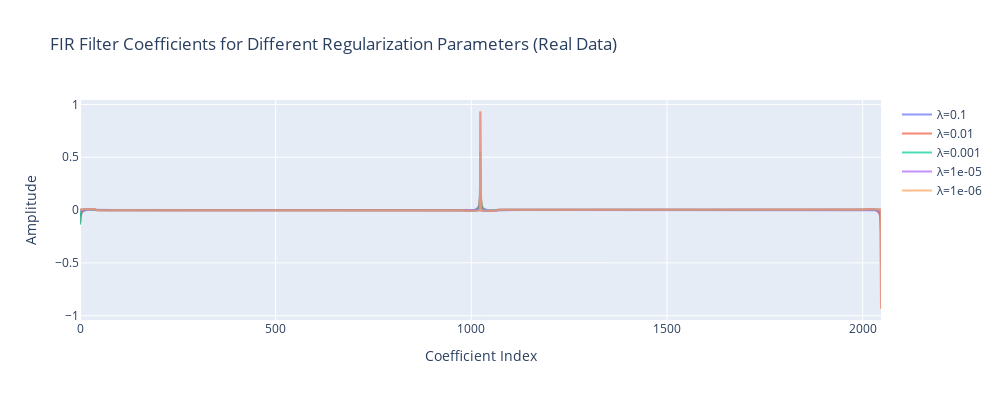
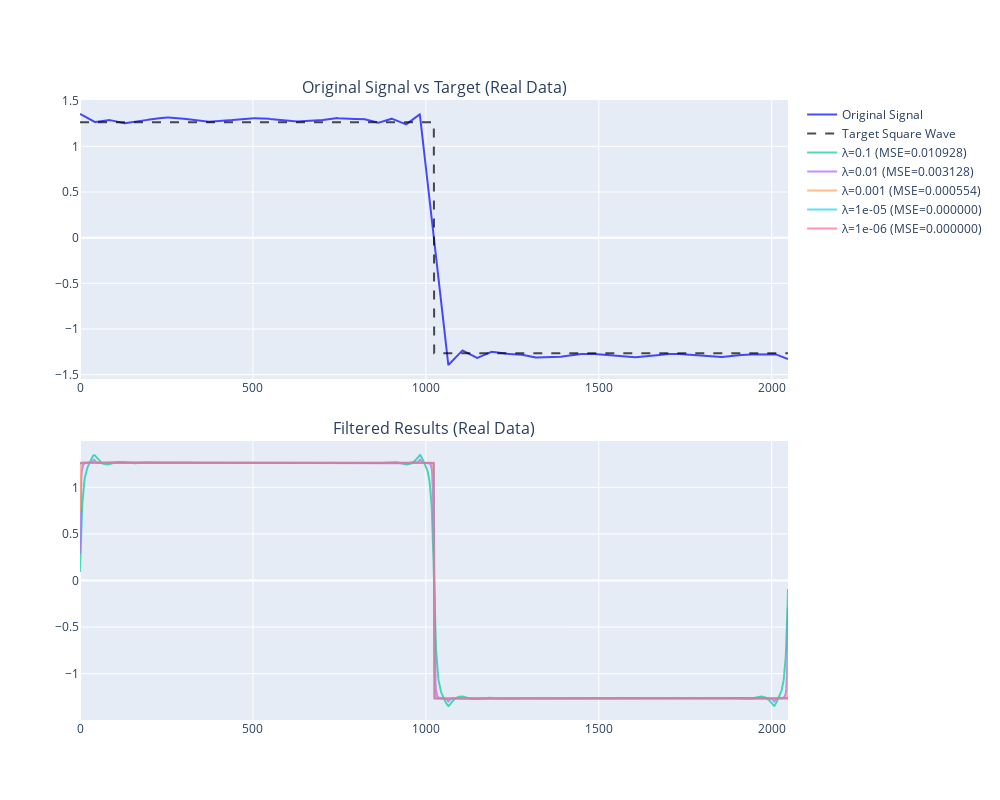

Notebook code for these charts, in order:
### Markdown cell above
### Compare Different Filter Parameters

### Code cell
def plot_filter_comparison(resampled_cycle, perfect_square, is_real_data=True):
    """Compare filtering results for different regularization / stabalization parameters ."""
    data_type = "Real" if is_real_data else "Synthetic"
    reg_params = [0.1, 0.01, 0.001, 0.00001, 0.000001]
    filtered_signals = []
    mse_values = []
    
    # Plot filter coefficients
    fig1 = go.Figure()
    for reg_param in reg_params:
        fir_coeffs = generate_fir_filter(resampled_cycle, perfect_square, reg_param)
        fig1.add_trace(go.Scatter(
            x=np.arange(len(fir_coeffs)),
            y=fir_coeffs,
            name=f'λ={reg_param}',
            opacity=0.7
        ))
        
        filtered = apply_filter(resampled_cycle, fir_coeffs)
        filtered_signals.append(filtered)
        mse = np.mean((filtered - perfect_square) ** 2)
        mse_values.append(mse)
    
    fig1.update_layout(
        title=f'FIR Filter Coefficients for Different Regularization Parameters ({data_type} Data)',
        xaxis_title='Coefficient Index',
        yaxis_title='Amplitude',
        width=1000,
        height=400,
        hovermode='x unified'
    )
    fig1.show()
    
    # Plot filtering results
    fig2 = make_subplots(rows=2, cols=1, vertical_spacing=0.1,
                         subplot_titles=[f'Original Signal vs Target ({data_type} Data)',
                                        f'Filtered Results ({data_type} Data)'])
    
    # Original vs Target
    fig2.add_trace(go.Scatter(x=np.arange(len(resampled_cycle)), y=resampled_cycle,
                             name='Original Signal', opacity=0.7, line=dict(color='blue')), row=1, col=1)
    fig2.add_trace(go.Scatter(x=np.arange(len(perfect_square)), y=perfect_square,
                             name='Target Square Wave', opacity=0.7, line=dict(color='black', dash='dash')), row=1, col=1)
    
    # Filtered results
    for i, (filtered, reg_param) in enumerate(zip(filtered_signals, reg_params)):
        fig2.add_trace(go.Scatter(x=np.arange(len(filtered)), y=filtered,
                                 name=f'λ={reg_param} (MSE={mse_values[i]:.6f})',
                                 opacity=0.7), row=2, col=1)
    
    fig2.update_layout(
        height=800,
        width=1000,
        showlegend=True,
        hovermode='x unified'
    )
    fig2.show()
    
    # Calculate and print error metrics
    best_idx = np.argmin(mse_values)
    print(f"len of fir filter coefficients: {len(fir_coeffs)}")
 
    
    # Save filter coefficients for best stabalization param
    best_coeffs = generate_fir_filter(resampled_cycle, perfect_square, reg_params[best_idx])
    np.savetxt('fir_coefficients.txt', best_coeffs)
    print("\nBest FIR filter coefficients saved to 'fir_coefficients.txt'")

# Plot filter comparison
plot_filter_comparison(resampled_cycle, perfect_square, USE_REAL_DATA)

### Figure 1 — Plotly figure (JSON) as saved in the notebook; plotly's stock layout.template omitted (floating-point values rounded to 4 significant figures; data arrays with more than 128 entries replaced by an {"elided": "..."} marker saying what was removed)
{"data": [{"name": "λ=0.1", "opacity": 0.7, "type": "scatter", "x": {"elided": "2048 int values"}, "y": {"elided": "2048 float values"}}, {"name": "λ=0.01", "opacity": 0.7, "type": "scatter", "x": {"elided": "2048 int values"}, "y": {"elided": "2048 float values"}}, {"name": "λ=0.001", "opacity": 0.7, "type": "scatter", "x": {"elided": "2048 int values"}, "y": {"elided": "2048 float values"}}, {"name": "λ=1e-05", "opacity": 0.7, "type": "scatter", "x": {"elided": "2048 int values"}, "y": {"elided": "2048 float values"}}, {"name": "λ=1e-06", "opacity": 0.7, "type": "scatter", "x": {"elided": "2048 int values"}, "y": {"elided": "2048 float values"}}], "layout": {"height": 400, "hovermode": "x unified", "title": {"text": "FIR Filter Coefficients for Different Regularization Parameters (Real Data)"}, "width": 1000, "xaxis": {"title": {"text": "Coefficient Index"}}, "yaxis": {"title": {"text": "Amplitude"}}}}

### Figure 2 — Plotly figure (JSON) as saved in the notebook; plotly's stock layout.template omitted (floating-point values rounded to 4 significant figures; data arrays with more than 128 entries replaced by an {"elided": "..."} marker saying what was removed)
{"data": [{"line": {"color": "blue"}, "name": "Original Signal", "opacity": 0.7, "type": "scatter", "x": {"elided": "2048 int values"}, "xaxis": "x", "y": {"elided": "2048 float values"}, "yaxis": "y"}, {"line": {"color": "black", "dash": "dash"}, "name": "Target Square Wave", "opacity": 0.7, "type": "scatter", "x": {"elided": "2048 int values"}, "xaxis": "x", "y": {"elided": "2048 float values"}, "yaxis": "y"}, {"name": "λ=0.1 (MSE=0.010928)", "opacity": 0.7, "type": "scatter", "x": {"elided": "2048 int values"}, "xaxis": "x2", "y": {"elided": "2048 float values"}, "yaxis": "y2"}, {"name": "λ=0.01 (MSE=0.003128)", "opacity": 0.7, "type": "scatter", "x": {"elided": "2048 int values"}, "xaxis": "x2", "y": {"elided": "2048 float values"}, "yaxis": "y2"}, {"name": "λ=0.001 (MSE=0.000554)", "opacity": 0.7, "type": "scatter", "x": {"elided": "2048 int values"}, "xaxis": "x2", "y": {"elided": "2048 float values"}, "yaxis": "y2"}, {"name": "λ=1e-05 (MSE=0.000000)", "opacity": 0.7, "type": "scatter", "x": {"elided": "2048 int values"}, "xaxis": "x2", "y": {"elided": "2048 float values"}, "yaxis": "y2"}, {"name": "λ=1e-06 (MSE=0.000000)", "opacity": 0.7, "type": "scatter", "x": {"elided": "2048 int values"}, "xaxis": "x2", "y": {"elided": "2048 float values"}, "yaxis": "y2"}], "layout": {"annotations": [{"font": {"size": 16}, "showarrow": false, "text": "Original Signal vs Target (Real Data)", "x": 0.5, "xanchor": "center", "xref": "paper", "y": 1, "yanchor": "bottom", "yref": "paper"}, {"font": {"size": 16}, "showarrow": false, "text": "Filtered Results (Real Data)", "x": 0.5, "xanchor": "center", "xref": "paper", "y": 0.45, "yanchor": "bottom", "yref": "paper"}], "height": 800, "hovermode": "x unified", "showlegend": true, "width": 1000, "xaxis": {"anchor": "y", "domain": [0, 1]}, "xaxis2": {"anchor": "y2", "domain": [0, 1]}, "yaxis": {"anchor": "x", "domain": [0.55, 1]}, "yaxis2": {"anchor": "x2", "domain": [0, 0.45]}}}
